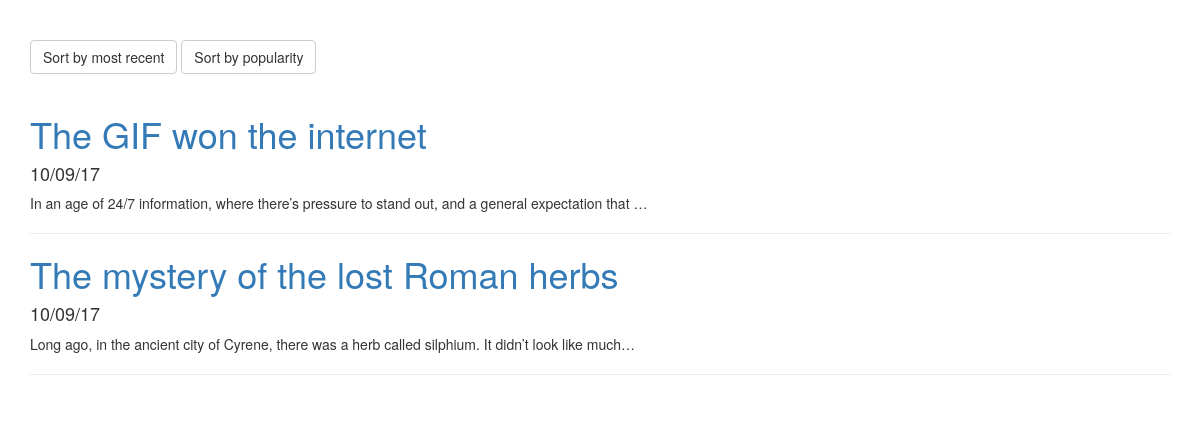
/1/, run on the app's committed database.
### app/models.py (models this page shows, shortened)
class Post(models.Model):
    author = models.ForeignKey(settings.AUTH_USER_MODEL)
    title = models.CharField(null=False, blank=False, max_length=200)
    text = models.TextField(null=True, blank=True)
    tags = models.ForeignKey(Tags, null=True, blank=True)
    active = models.BooleanField(default=True)  # If post is visible or not
    viewed = models.IntegerField(default=0)
    publish = models.DateTimeField(default=datetime.now)  # When to publish post
    update = models.DateTimeField(auto_now=True)
    created = models.DateTimeField(auto_now_add=True)

### app/views.py (the view)
# urls.py: url(r'^(?P<sort>\d+)/$', HomeView.as_view(), name='app-home'),
class HomeView(TemplateView):
    template_name = "app/index.html"
    def get_context_data(self, **kwargs):
        context = super(HomeView, self).get_context_data(**kwargs)
        posts = Post.objects.filter(active=True)
        sort_by = self.kwargs.get('sort', None)
        if sort_by == '1':
            posts = posts.order_by('-publish')
        elif sort_by == '2':
            posts = posts.order_by('-viewed')
        context['posts'] = posts
        return context

### templates/app/index.html
{% extends "base.html" %}
{% block maincontent %}
    <br>
    <br>
    <a href="{% url 'app-home' 1 %}" class="btn btn-default">Sort by most recent</a>
    <a href="{% url 'app-home' 2 %}" class="btn btn-default">Sort by popularity</a>
    <br>
    <br>
    <div class="posts">
        {% for post in posts %}
            <div class="postitem">
                <a href="{% url 'app-single-post' post.pk %}"><h1 class="title">{{ post.title }}</h1></a>
                <h4 class="date">{{ post.created|date:"d/m/y"}}</h4>
                <p>{{ post.text|truncatechars:100 }}</p>
            </div>
           <hr/>
        {% endfor %}
    </div>
{% endblock maincontent %}

### data on the page
Post: title "The GIF won the internet", created "10/09/17", text "In an age of 24/7 information, where there’s pressure to stand out, and a general expectation that …"
Post: title "The mystery of the lost Roman herbs", created "10/09/17", text "Long ago, in the ancient city of Cyrene, there was a herb called silphium. It didn’t look like much…"
